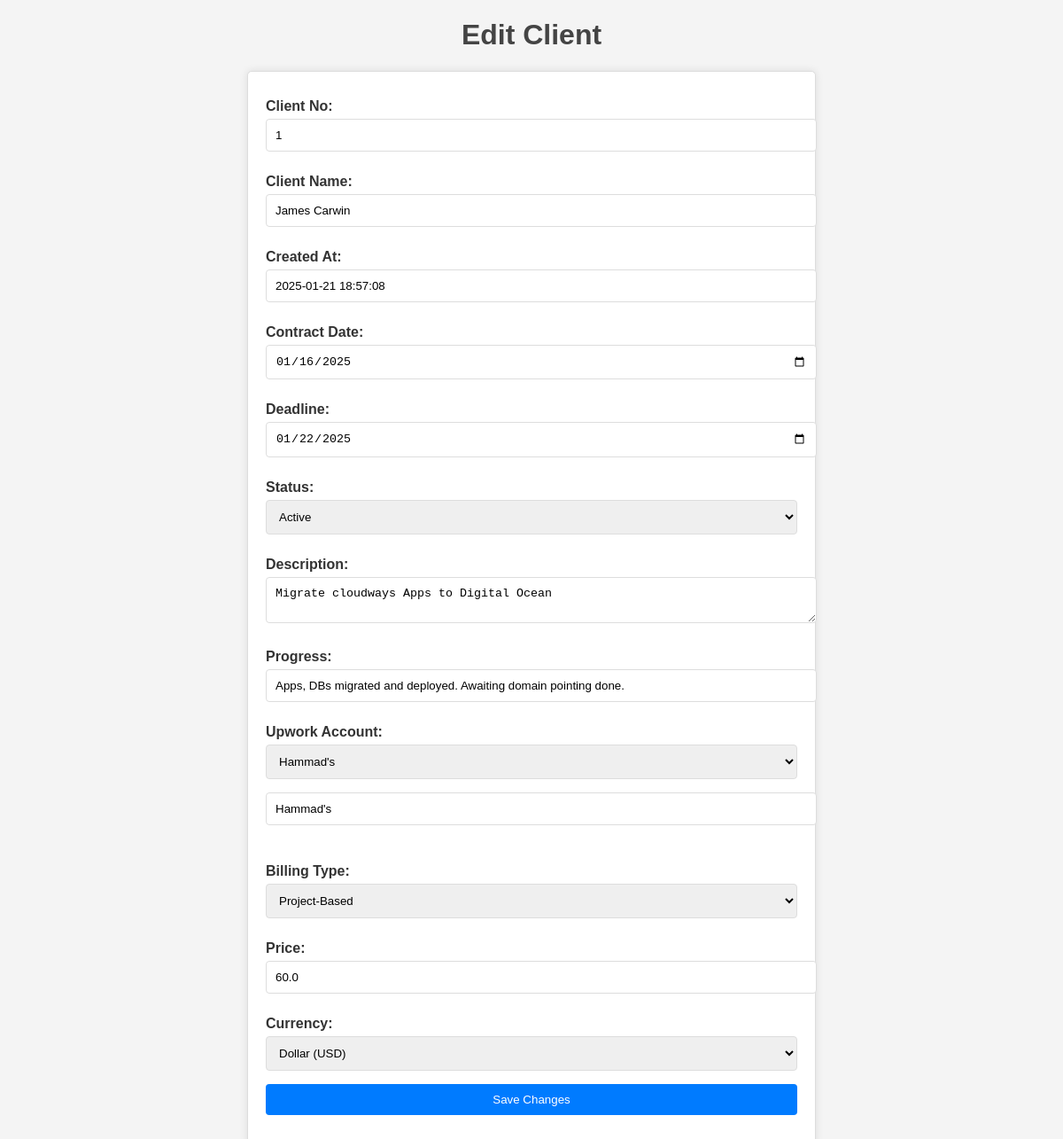
Page /edit_client/1 (signed in) on the committed database.
### app.py (models this page shows)
class Client(db.Model):
    id = db.Column(db.Integer, primary_key=True)
    client_no = db.Column(db.Integer, unique=True, nullable=False)
    client_name = db.Column(db.String(100), nullable=False)
    contract_date = db.Column(db.DateTime, nullable=False)
    deadline = db.Column(db.DateTime, nullable=False)
    status = db.Column(db.String(50), nullable=False)
    description = db.Column(db.Text, nullable=False)
    progress = db.Column(db.String(100), nullable=False)
    upwork_account = db.Column(db.String(50), nullable=False)
    billing_type = db.Column(db.String(20), nullable=False)  # 'project' or 'hourly'
    price = db.Column(db.Float, nullable=False)
    currency = db.Column(db.String(10), nullable=False)
    hours_worked = db.Column(db.Float, default=0)  # For hourly-based clients only
    created_by = db.Column(db.Integer, db.ForeignKey('user.id'), nullable=False)
    created_at = db.Column(db.DateTime, default=lambda: datetime.now(pst))

### app.py (the view, shortened to what this page needs)
@app.route('/edit_client/<int:client_id>', methods=['GET', 'POST'])
def edit_client(client_id):
    if 'user_id' not in session:
        return redirect(url_for('login'))
    client = Client.query.get_or_404(client_id)
    return render_template('edit_client.html', client=client)

### templates/edit_client.html (shortened to what this page needs)
<!DOCTYPE html>
<html lang="en">
<head>
    <link rel="stylesheet" href="/static/css/style.css">
</head>
<body>
    <h1>Edit Client</h1>
    <form method="POST">
        <label for="client_no">Client No:</label>
        <input type="text" name="client_no" value="{{ client.client_no }}" readonly><br>
        <label for="client_name">Client Name:</label>
        <input type="text" name="client_name" value="{{ client.client_name }}" readonly><br>
        <label for="created_at">Created At:</label>
        <input type="text" name="created_at" value="{{ client.created_at.strftime('%Y-%m-%d %H:%M:%S') }}" readonly><br>
        <label for="contract_date">Contract Date:</label>
        <input type="date" name="contract_date" value="{{ client.contract_date.strftime('%Y-%m-%d') }}" required><br>
        <label for="deadline">Deadline:</label>
        <input type="date" name="deadline" value="{{ client.deadline.strftime('%Y-%m-%d') }}" required><br>
        <label for="status">Status:</label>
        <select name="status" required>
            <option value="Active" {% if client.status == 'Active' %}selected{% endif %}>Active</option>
        </select><br>
        <label for="description">Description:</label>
        <textarea name="description" required>{{ client.description }}</textarea><br>
        <label for="progress">Progress:</label>
        <input type="text" name="progress" value="{{ client.progress }}" required><br>
        <label for="upwork_account">Upwork Account:</label>
        <select name="upwork_account" onchange="toggleUpworkField(this)" required>
            <option value="Hammad's" {% if client.upwork_account == "Hammad's" %}selected{% endif %}>Hammad's</option>
        </select>
        <input type="text" name="upwork_account_other" id="upwork_account_other"
               style="display: {% if client.upwork_account not in ['Zain&apos;s', 'Hammad&apos;s', 'Rizwan&apos;s'] %}block{% else %}none{% endif %};"
               placeholder="Enter manually"
               value="{% if client.upwork_account not in ['Zain&apos;s', 'Hammad&apos;s', 'Rizwan&apos;s'] %}{{ client.upwork_account }}{% endif %}"><br>
        <label for="billing_type">Billing Type:</label>
        <select name="billing_type" required>
            <option value="project" {% if client.billing_type == 'project' %}selected{% endif %}>Project-Based</option>
        </select><br>
        <label for="price">Price:</label>
        <input type="number" step="0.01" name="price" value="{{ client.price }}" required><br>
        <label for="currency">Currency:</label>
        <select name="currency" required>
            <option value="USD" {% if client.currency == 'USD' %}selected{% endif %}>Dollar (USD)</option>
        </select><br>
        <button type="submit">Save Changes</button>
    </form>
</body>
</html>

### static/css/style.css (style rules this page uses)
body { font-family: Arial, sans-serif; margin: 0; padding: 0; background-color: #f4f4f4; color: #333; }
h1 { text-align: center; color: #444; }
form { width: 50%; margin: 20px auto; padding: 20px; background: #fff; border: 1px solid #ddd; border-radius: 5px; box-shadow: 0 0 10px rgba(0, 0, 0, 0.1); }
form label { display: block; margin: 10px 0 5px; font-weight: bold; }
form input, form select, form textarea, form button { width: 100%; padding: 10px; margin-bottom: 15px; border: 1px solid #ddd; border-radius: 4px; }
form button { background-color: #007bff; color: #fff; border: none; cursor: pointer; }

### rows in the picture
Client: client_no "1", client_name "James Carwin", created_at "2025-01-21 18:57:08", contract_date "01/16/2025", deadline "01/22/2025", status "Active", description "Migrate cloudways Apps to Digital Ocean", progress "Apps, DBs migrated and deployed. Awaiting domain pointing done.", upwork_account "Hammad's", upwork_account_other "Hammad's", billing_type "Project-Based", price "60.0", currency "Dollar (USD)"
